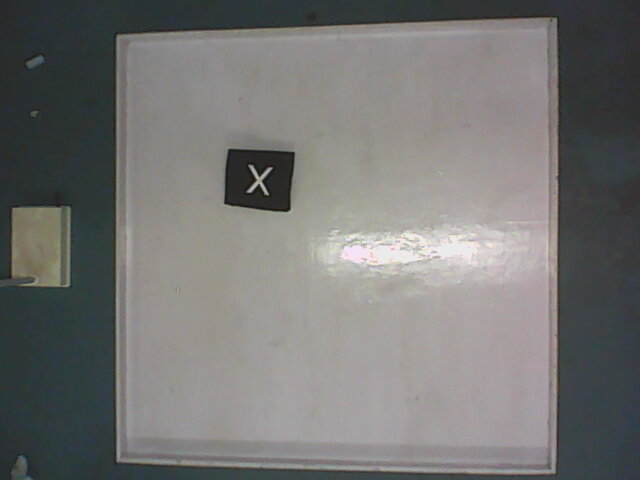
//> input picture t1.jpg, 640 x 480 px, given in place of the camera
$ ./camera   (built with g++ and OpenCV 4)
//> lines starting //> are read from the running program, lines starting //| are printed output that depends on the picture; after the words box and inside, x2 and y2 are one past the last pixel; in counts of white or black regions, pixels touching at a corner belong together
#include <bits/stdc++.h>
#include "opencv2/opencv.hpp"
#define HMAX 180
#define SMAX 255
#define VMAX 255
using namespace cv;

int hslider;
int sslider;
int vslider;

int main()
{
	VideoCapture cap(1);
	if(!cap.isOpened())
	{
		return -1;
	}
	Mat edges;
	namedWindow("camera",1);
	namedWindow("original",1);
	char hbarname[50];
	char sbarname[50];
	char vbarname[50];
	sprintf(hbarname,"H: x %d",hslider);
	sprintf(sbarname,"S: x %d",sslider);
	sprintf(vbarname,"V: x %d",vslider);


	createTrackbar( hbarname, "camera", &hslider, HMAX, NULL);
//> slider 'H: x 0' is set to 60
	createTrackbar( sbarname, "camera", &sslider, SMAX, NULL);
//> slider 'S: x 0' is set to 85
	createTrackbar( vbarname, "camera", &vslider, VMAX, NULL);
//> slider 'V: x 0' is set to 85


	while(true)
	{
		Mat frame;
		cap>>frame;
//> frame is the input picture: 480 rows x 640 cols, CV_8UC3; mean B, G, R 115, 116.5, 116.9
		cvtColor(frame,edges,CV_BGR2HSV);
//> edges: 480 rows x 640 cols, CV_8UC3; mean H, S, V 68.8, 23.4, 120.2
		GaussianBlur(edges,edges,Size(7,7),1.5,1.5);
//> edges: 480 rows x 640 cols, CV_8UC3; mean H, S, V 68.8, 23.5, 120.2
		Mat threshold;
		//inRange(edges, Scalar(40,50,60), Scalar(45,90,100), threshold );


		inRange(edges, Scalar(hslider-10,sslider-30,vslider-30), Scalar(hslider+30,sslider+30,vslider+30), threshold );
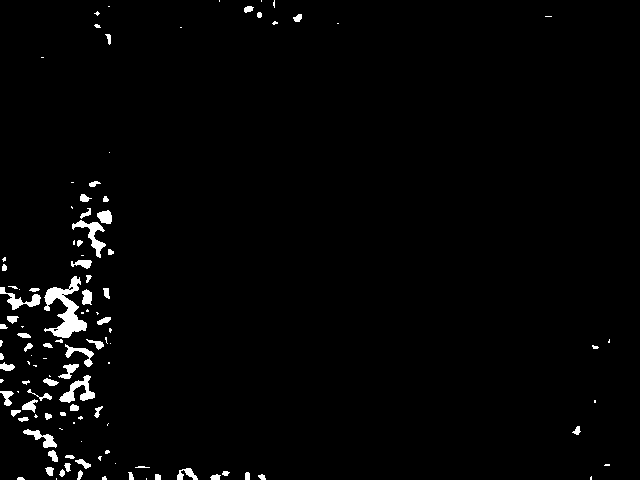
//> threshold: 480 rows x 640 cols, CV_8UC1; 2% white; 114 white regions (52 under 20 px), largest, box (x1, y1, x2, y2) and area: (44, 276, 87, 338) 1123, (59, 375, 95, 403) 403, (72, 220, 106, 258) 385

		//Canny(edges,edges,0,30,3);
		imshow("camera",threshold);
		imshow("original",edges);
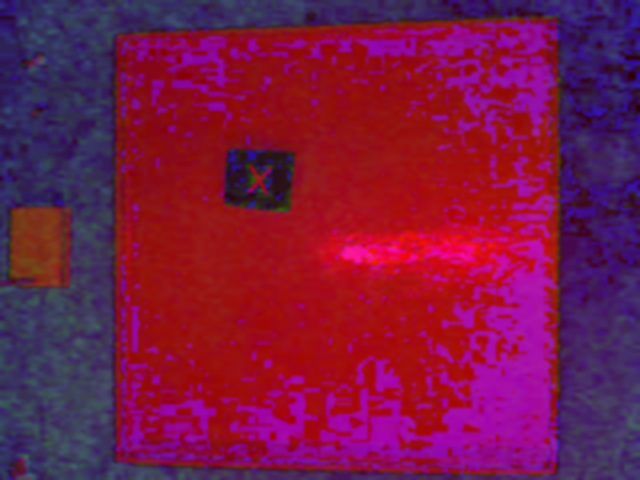
//> window 'original': 480 rows x 640 cols, CV_8UC3; mean B, G, R 68.8, 23.5, 120.2


		if(waitKey(30)>=30)
//> the Esc key is pressed
		{
			break;
		}
	}
	return 0;
}
